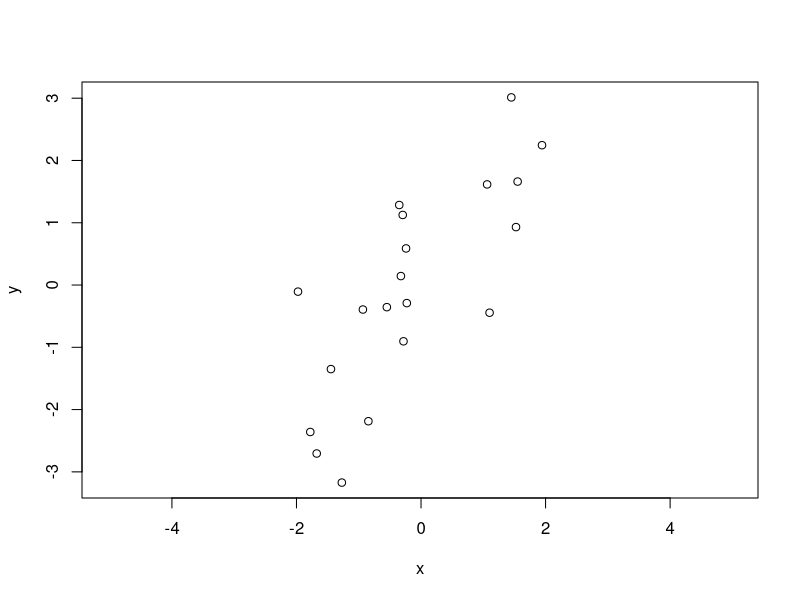
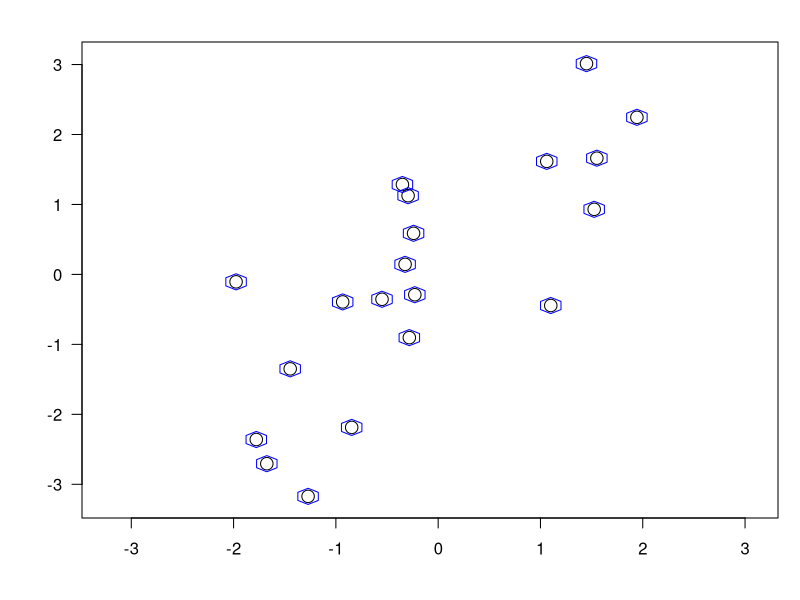

Recreate these plots in R, in order.
library(hexbin)


### Name: hexpolygon
### Title: Hexagon Coordinates and Polygon Drawing
### Aliases: hexpolygon hexcoords
### Keywords: dplot aplot

### ** Examples

str(hexcoords(1, sep = NA))  # multiple of (6 + 1)
str(hexcoords(1, sep = NULL))# no separator -> multiple of 6
## Don't show: 
stopifnot(3 * (6+1) == sapply(hexcoords(2, n = 3, sep = NA)[1:2], length),
          6 == sapply(hexcoords(1)[1:2], length))
set.seed(1001)
## End(Don't show)

## hexpolygon()s:
x <- runif(20, -2, 2)
y <- x + rnorm(20)

## 1) traditional 'graphics'
plot(x,y, asp = 1, "plot() + hexpolygon()")
hexpolygon(x,y, dx = 0.1, density = 25, col = 2, lwd = 1.5)

## 2) "grid" :

addBit <- function(bnds, f = 0.05) bnds + c(-f, f) * diff(bnds)
sc <- addBit(rxy <- range(x,y))# same extents (cheating asp=1)
library("grid")
grid.newpage()
pushViewport(plotViewport(.1+c(4,4,2,1), xscale = sc, yscale = sc))
grid.rect()
grid.xaxis()
grid.yaxis()
grid.points(x,y)
hexpolygon(x,y, hexcoords(dx = 0.1, sep=NULL), border = "blue", fill=NA)
popViewport()
